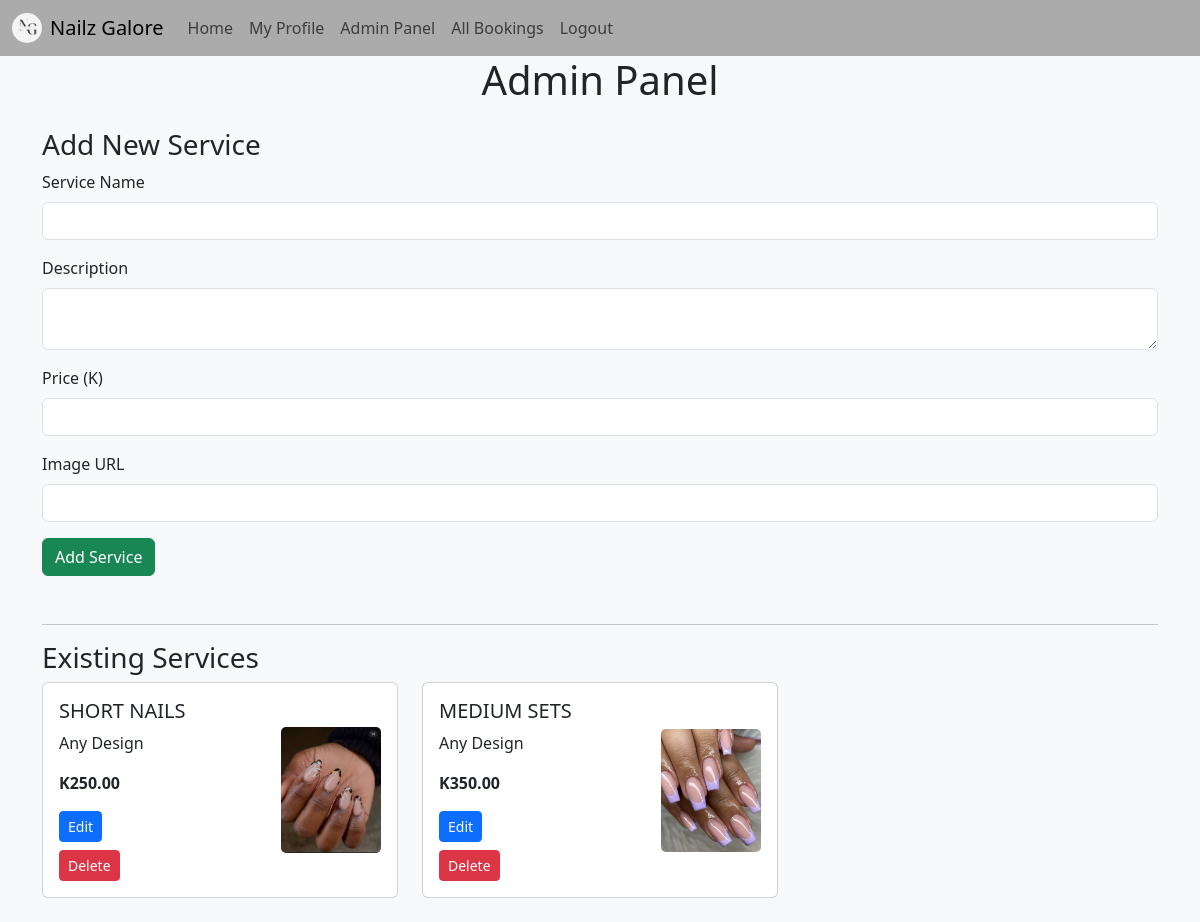
The page /admin (signed in) on the database its author committed.
### Nailtech_website/models.py (models this page shows)
class Service(db.Model):
    id = db.Column(db.Integer, primary_key=True)
    name = db.Column(db.String(150), nullable=False)
    description = db.Column(db.String(1000))
    price = db.Column(db.Float, nullable=False)
    image_url = db.Column(db.String(300))  # Store image path or URL
    bookings = db.relationship('Booking', backref='service', cascade="all, delete-orphan")
    working_hours = db.relationship('WorkingHours', backref='service', cascade="all, delete-orphan")

### Nailtech_website/views.py (the view, shortened to what this page needs)
@views.route('/admin', methods=['GET', 'POST'])
@login_required
def admin():
    if current_user.email != 'admin@example.com':  # adjust your admin email here
        flash('Unauthorized access.', 'danger')
        return redirect(url_for('views.home'))
    services = Service.query.all()
    return render_template('admin.html', services=services, user=current_user)

### Nailtech_website/__init__.py (called while the page is built)
def create_app():
    app = Flask(__name__)
    app.config['SECRET_KEY'] = 'snjgndfigninfjigisg'
    app.config['SQLALCHEMY_DATABASE_URI'] = f'sqlite:///{DB_NAME}'
    db.init_app(app)
    @app.context_processor
    def inject_user():
        return dict(user=current_user)
    from .views import views
    app.register_blueprint(views, url_prefix='/')
    from .auth import auth
    app.register_blueprint(auth, url_prefix='/')
    from .models import User, Service, Booking
    create_database(app)
    login_manager = LoginManager()
    login_manager.login_view = 'auth.login'
    login_manager.init_app(app)
    @login_manager.user_loader
    def load_user(id):
        return User.query.get(int(id))
    return app

### Nailtech_website/templates/admin.html (shortened to what this page needs)
{% extends "base.html" %}
{% block content %}
<h1 class="text-center mb-4">Admin Panel</h1>
<h3>Add New Service</h3>
<form method="POST" class="mb-5">
    <div class="mb-3">
        <label for="name" class="form-label">Service Name</label>
        <input type="text" class="form-control" name="name" required>
    </div>
    <div class="mb-3">
        <label for="description" class="form-label">Description</label>
        <textarea class="form-control" name="description" required></textarea>
    </div>
    <div class="mb-3">
        <label for="price" class="form-label">Price (K)</label>
        <input type="number" step="0.01" class="form-control" name="price" required>
    </div>
    <div class="mb-3">
        <label for="image_url" class="form-label">Image URL</label>
        <input type="text" class="form-control" name="image_url">
    </div>
    <button type="submit" class="btn btn-success">Add Service</button>
</form>
<hr>
<h3>Existing Services</h3>
<div class="row">
    {% for service in services %}
    <div class="col-md-4 mb-4">
        <div class="card h-100 d-flex flex-row align-items-center p-3">
            <div class="flex-grow-1">
                <h5 class="card-title">{{ service.name }}</h5>
                <p>{{ service.description }}</p>
                <p><strong>K{{ '%.2f'|format(service.price) }}</strong></p>
                <a href="{{ url_for('views.edit_service', service_id=service.id) }}" class="btn btn-primary btn-sm">Edit</a>
                <form action="{{ url_for('views.delete_service', service_id=service.id) }}" method="POST" onsubmit="return confirm('Are you sure you want to delete this service?');">
                    <button type="submit" class="btn btn-danger btn-sm mt-2">Delete</button>
                </form>
            </div>
            {% if service.image_url %}
            <img src="{{ url_for('static', filename=service.image_url) }}" alt="{{ service.name }}" style="width: 100px; height: auto; margin-left: 15px; border-radius: 5px;">
            {% endif %}
        </div>
    </div>
    {% endfor %}
</div>
{% endblock %}

### rows shown on the page
Service: name "SHORT NAILS", description "Any Design", price "250.00", image_url (picture)
Service: name "MEDIUM SETS", description "Any Design", price "350.00", image_url (picture)
